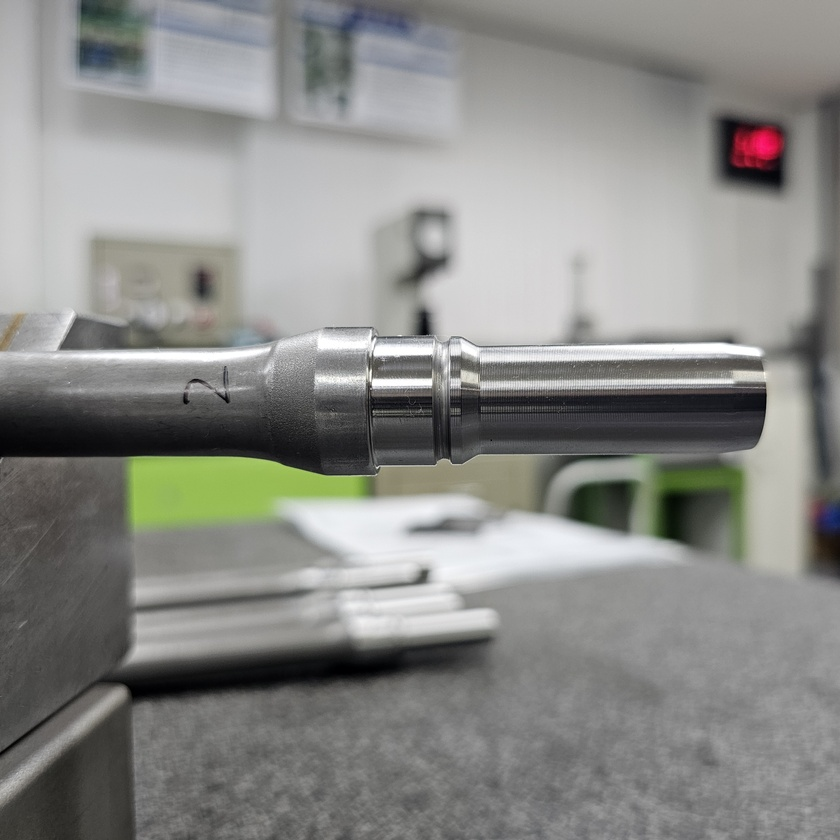
#> input picture Day008/sample.jpg, 840 x 840 px, shrunk from 2992 x 2992 before the run, found by its file name
$ python main.py
#> lines starting #> are read from the running program, lines starting #| are printed output that depends on the picture; after the words box and inside, x2 and y2 are one past the last pixel; in counts of white or black regions, pixels touching at a corner belong together
import cv2
from pathlib import Path


def load_image(file_path):
    """이미지를 불러옵니다."""
    image = cv2.imread(str(file_path))
#> image is the input picture: shape (840, 840, 3); mean B, G, R 135.6, 138.9, 138.4

    if image is None:
        print(f"이미지를 읽을 수 없습니다: {file_path}")
        return None

    return image


def detect_edges(image, low_threshold=50, high_threshold=150):
    """이미지를 흑백으로 변환한 뒤 경계선을 검출합니다."""
#> called with low_threshold = 50, high_threshold = 150

    # 1. 컬러 이미지를 흑백 이미지로 변환
    gray_image = cv2.cvtColor(image, cv2.COLOR_BGR2GRAY)
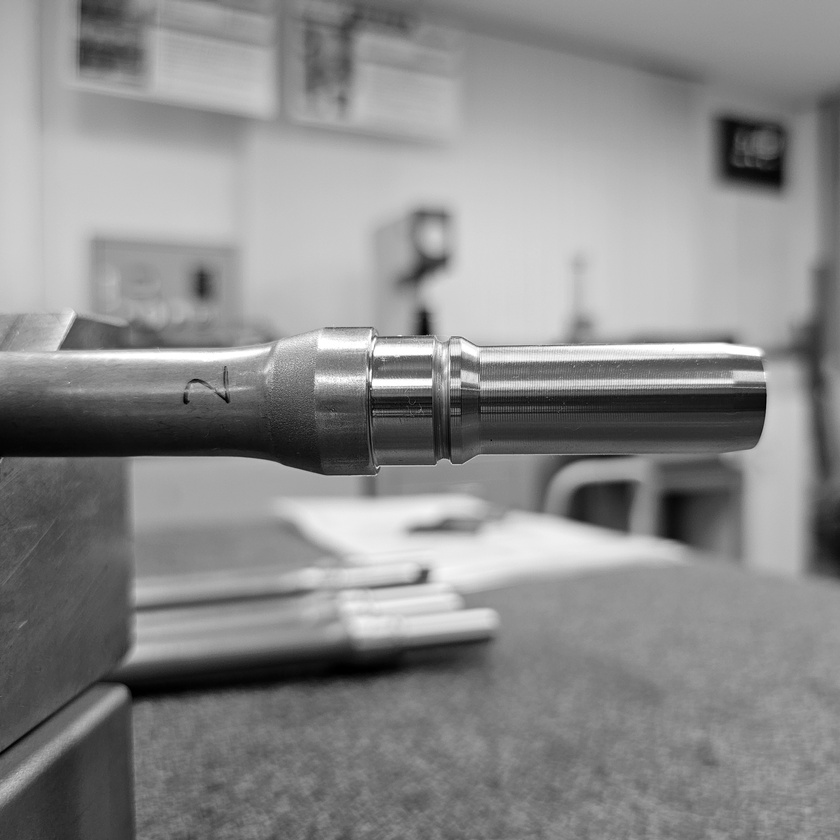
#> gray_image: shape (840, 840); min 0, max 255, mean 138.4

    # 2. 작은 잡음을 줄이기 위해 흐림 처리
    blurred_image = cv2.GaussianBlur(gray_image, (5, 5), 0)

    # 3. Canny 알고리즘으로 경계선 검출
    edge_image = cv2.Canny(
        blurred_image,
        low_threshold,
        high_threshold
    )
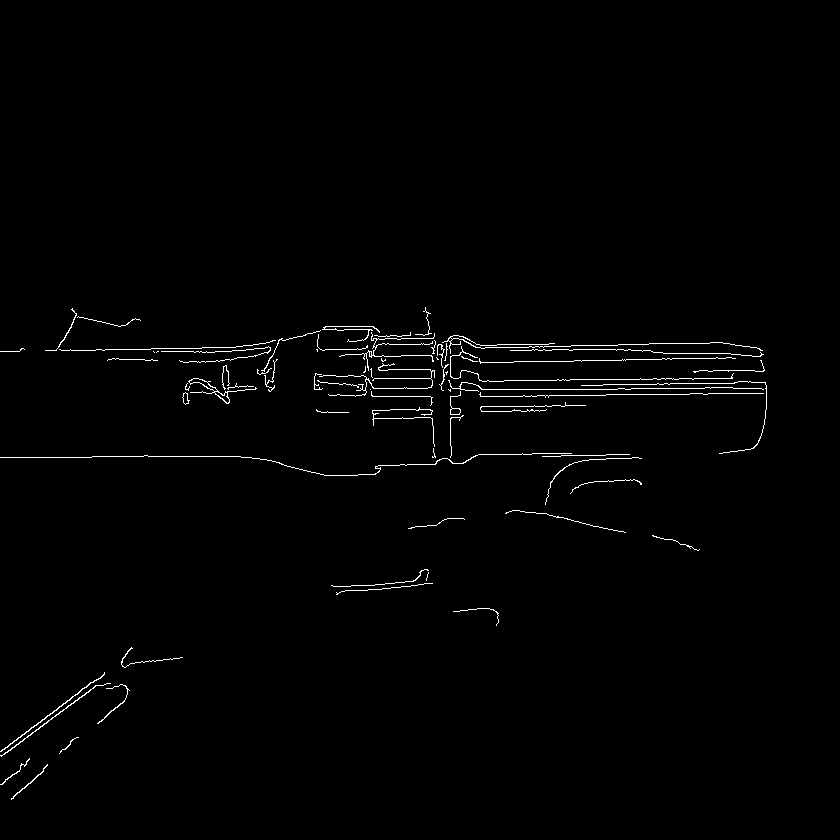
#> edge_image: shape (840, 840); 1.1% white in thin lines or dots, all inside (x1, y1, x2, y2) = (0, 307, 767, 800)

    return gray_image, blurred_image, edge_image


def main():
    image_path = Path("Day008/sample.jpg")
    output_path = Path("Day008/edge_sample.jpg")

    image = load_image(image_path)

    if image is None:
        return

    gray_image, blurred_image, edge_image = detect_edges(image)

    success = cv2.imwrite(str(output_path), edge_image)

    print("-" * 40)
    print("Canny Edge Detection 실행 결과")
    print("-" * 40)
    print(f"원본 이미지 크기: {image.shape}")
#| 원본 이미지 크기: (840, 840, 3)
    print(f"흑백 이미지 크기: {gray_image.shape}")
#| 흑백 이미지 크기: (840, 840)
    print("낮은 임계값: 50")
    print("높은 임계값: 150")

    if success:
        print(f"에지 이미지 저장 완료: {output_path}")
    else:
        print("에지 이미지 저장에 실패했습니다.")

    cv2.imshow("Original Image", image)
    cv2.imshow("Gray Image", gray_image)
    cv2.imshow("Blurred Image", blurred_image)
    cv2.imshow("Edge Image", edge_image)

    print("-" * 40)
    print("아무 키나 누르면 종료됩니다.")

    cv2.waitKey(0)
    cv2.destroyAllWindows()


if __name__ == "__main__":
    main()
